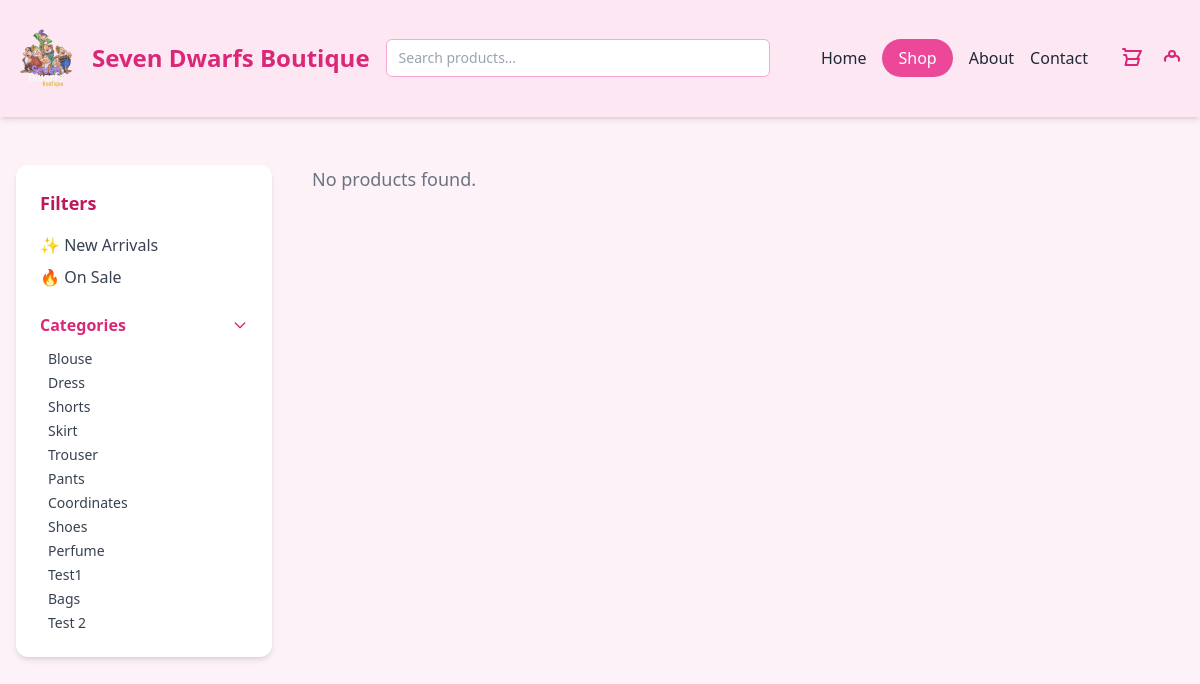
Before: /customerside/shop.php with the older database file.
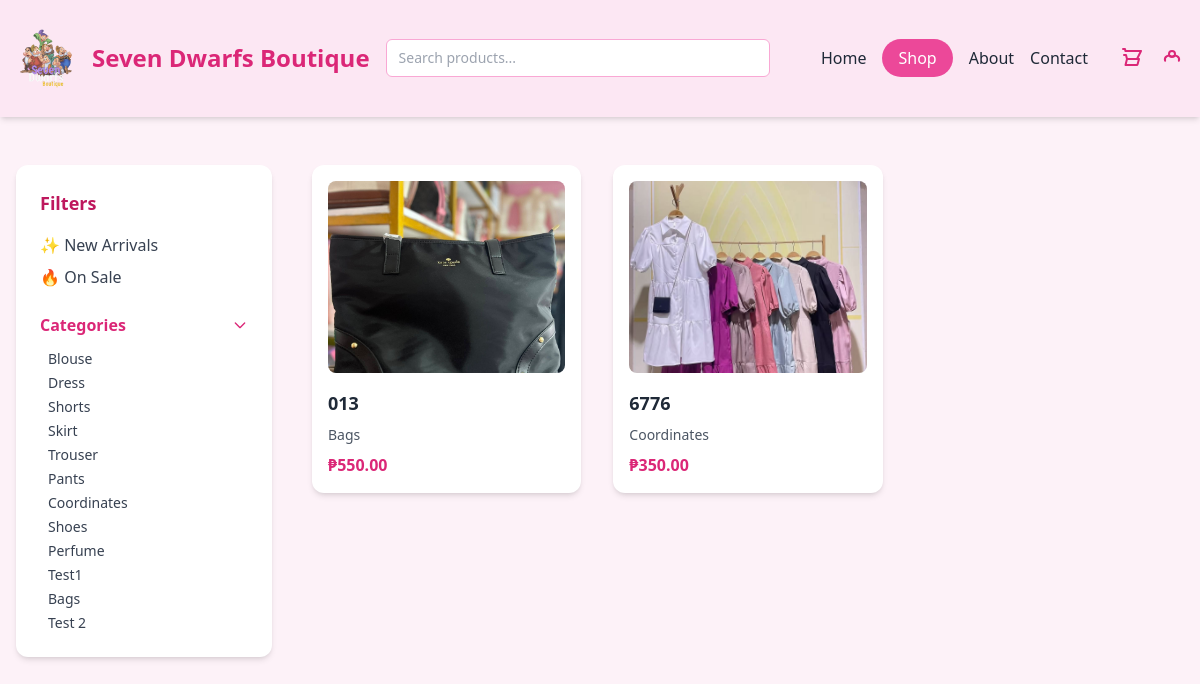
After: the same page with the newer database file.
### tables this page shows
CREATE TABLE `products` (
  `product_id` int(11) NOT NULL,
  `product_name` varchar(255) DEFAULT NULL,
  `description` text DEFAULT NULL,
  `price_id` int(11) DEFAULT NULL,
  `stocks` int(11) DEFAULT NULL,
  `category_id` int(11) DEFAULT NULL,
  `image_url` text DEFAULT NULL,
  `created_at` timestamp NOT NULL DEFAULT current_timestamp(),
  `supplier_id` int(11) DEFAULT NULL,
  `supplier_price` decimal(10,2) NOT NULL,
  `revenue` decimal(10,2) GENERATED ALWAYS AS (`price_id` - `supplier_price`) STORED,
  `sizes` varchar(255) DEFAULT NULL,
  `colors` varchar(255) DEFAULT NULL
);

CREATE TABLE `categories` (
  `category_id` int(11) NOT NULL,
  `category_code` varchar(10) DEFAULT NULL,
  `category_name` varchar(100) NOT NULL
);

### customerside/shop.php (the view, shortened to what this page needs)
<?php
$conn = new mysqli("localhost", "root", "", "dbms");
$isLoggedIn = isset($_SESSION['customer_id']);
$categories = [];
$sql = "SELECT category_name FROM categories";
$result = mysqli_query($conn, $sql);
if ($result && mysqli_num_rows($result) > 0) {
    while ($row = mysqli_fetch_assoc($result)) {
        $categories[] = $row['category_name'];
    }
} else {
}
$selectedCategory = isset($_GET['category']) ? $_GET['category'] : null;
$sort = isset($_GET['sort']) ? $_GET['sort'] : 'latest';
$sql = "SELECT p.product_name, p.description, p.price_id AS price, p.image_url, c.category_name, p.product_id
FROM products p
JOIN categories c ON p.category_id = c.category_id
WHERE p.stocks > 0";
switch ($sort) {
default:
$sql .= " ORDER BY p.product_id DESC";
}
$stmt = $conn->prepare($sql);
$stmt->execute();
$result = $stmt->get_result();
?>
<!DOCTYPE html>
<html lang="en">
<head>
  <script src="https://cdn.tailwindcss.com"></script>
</head>
<body class="bg-pink-50 text-gray-800" x-data="{ showLogin: false, showSignup: false, cartCount: 0 }" @keydown.escape.window="showLogin = false; showSignup = false">
  <nav class="bg-pink-100 shadow-md">
    <div class="max-w-7xl mx-auto px-4 py-4 flex flex-wrap items-center justify-between gap-4">
      <div class="flex items-center space-x-4">
        <img src="logo.png" alt="User profile picture" class="rounded-full" width="60" height="50">
      </div>
      <div class="flex flex-1 items-center gap-4">
        <h1 class="text-2xl font-bold text-pink-600 whitespace-nowrap">Seven Dwarfs Boutique</h1>
        <form action="shop.php" method="get" class="flex flex-1 max-w-sm">
          <input type="text" name="search" placeholder="Search products..."
                class="w-full px-3 py-2 border border-pink-300 rounded-md focus:outline-none focus:ring-2 focus:ring-pink-400 text-sm">
        </form>
      </div>
    <div class="flex items-center justify-center space-x-8">
 <ul class="flex flex-wrap justify-center space-x-4 text-sm md:text-base">
        <li><a href="homepage.php" class="hover:text-pink-500">Home</a></li>
        <li><a href="shop.php" class="bg-pink-500 hover:bg-pink-600 text-white px-4 py-2 rounded-full transition">Shop</a></li>
        <li><a href="about.php" class="hover:text-pink-500">About</a></li>
        <li><a href="contact.php" class="hover:text-pink-500">Contact</a></li>
      </ul>
      <div class="flex items-center gap-4 text-pink-600">
        <a href="cart.php" class="hover:text-pink-500" title="Cart">
          <svg xmlns="http://www.w3.org/2000/svg" class="h-6 w-6" viewBox="0 0 24 24" fill="none" stroke="currentColor" stroke-width="2">
            <path stroke-linecap="round" stroke-linejoin="round" d="M3 3h2l.4 2M7 13h10l4-8H5.4M7 13l-1.5 6h11.1a1 1 0 001-.8l1.4-5.2H7zm0 0l-1-4H4" />
          </svg>
        </a>
    <div class="relative">
  <?php if ($isLoggedIn): ?>
  <div x-data="{ open: false }" class="relative">
    <button @click="open = !open" class="hover:text-pink-500" title="Profile">
      <svg xmlns="http://www.w3.org/2000/svg" class="h-6 w-6 text-pink-600" fill="none" viewBox="0 0 24 24" stroke="currentColor">
        <path stroke-linecap="round" stroke-linejoin="round" stroke-width="2" d="M5.121 17.804A4 4 0 0112 14a4 4 0 016.879 3.804M15 11a3 3 0 11-6 0 3 3 0 016 0z" />
      </svg>
    </button>
    <div x-show="open" @click.away="open = false" class="absolute right-0 mt-2 w-40 bg-white border border-gray-200 rounded-lg shadow-lg z-50">
      <a href="profile.php" class="block px-4 py-2 text-sm text-gray-700 hover:bg-pink-100">My Profile</a>
      <a href="purchases.php" class="block px-4 py-2 text-sm text-gray-700 hover:bg-pink-100">My Purchases</a>
      <form action="logout.php" method="POST">
        <button type="submit" class="w-full text-left px-4 py-2 text-sm text-red-500 hover:bg-pink-100">Logout</button>
      </form>
    </div>
  </div>
  <?php else: ?>
  <button @click="showLogin = true" class="hover:text-pink-500" title="Profile">
    <svg xmlns="http://www.w3.org/2000/svg" class="h-6 w-6" fill="none" viewBox="0 0 24 24" stroke="currentColor">
      <path stroke-linecap="round" stroke-linejoin="round" stroke-width="2" d="M5.121 17.804A4 4 0 0112 14a4 4 0 016.879 3.804M15 11a3 3 0 11-6 0 3 3 0 016 0z" />
    </svg>
  </button>
  <?php endif; ?>
</div>
  </div>
</nav>
<section class="max-w-7xl mx-auto px-4 py-12 flex gap-10">
  <aside class="w-64 bg-white rounded-xl shadow-md p-6">
    <h3 class="text-lg font-bold mb-4 text-pink-700">Filters</h3>
    <ul class="space-y-2">
      <li><a href="shop.php" class="text-gray-700 hover:text-pink-600">✨ New Arrivals</a></li>
      <li><a href="#" class="text-gray-700 hover:text-pink-600">🔥 On Sale</a></li>
    </ul>
    <div class="mt-6">
      <button class="w-full flex justify-between items-center font-semibold text-pink-600">
        Categories
        <svg class="w-4 h-4 transform transition-transform" fill="none" stroke="currentColor" viewBox="0 0 24 24">
          <path stroke-linecap="round" stroke-linejoin="round" stroke-width="2" d="M19 9l-7 7-7-7" />
        </svg>
      </button>
      <ul class="mt-3 pl-2 text-sm text-gray-700 space-y-1">
        <?php foreach ($categories as $cat): ?>
          <li>
            <a href="shop.php?category=<?= urlencode($cat) ?>"
              class="<?= $selectedCategory === $cat ? 'text-pink-600 font-semibold' : 'hover:text-pink-500' ?>">
              <?= $cat ?>
            </a>
          </li>
        <?php endforeach; ?>
      </ul>
    </div>
  </aside>
  <div class="flex-1">
    <div class="grid grid-cols-1 sm:grid-cols-2 md:grid-cols-3 gap-8">
      <?php if ($result && $result->num_rows > 0): ?>
        <?php while ($product = $result->fetch_assoc()): ?>
          <div class="bg-white rounded-xl shadow-md p-4 transform transition-transform duration-300 hover:scale-105 hover:-translate-y-2 hover:shadow-lg">
            <a href="product_detail.php?product_id=<?php echo $product['product_id']; ?>" class="block">
              <img src="<?php echo $product['image_url']; ?>" alt="<?php echo htmlspecialchars($product['product_name']); ?>" class="w-full h-48 object-cover rounded-lg mb-4">
              <h4 class="text-lg font-semibold"><?php echo htmlspecialchars($product['product_name']); ?></h4>
              <p class="text-sm text-gray-600 mt-2"><?php echo htmlspecialchars($product['category_name']); ?></p>
              <p class="font-semibold text-pink-600 mt-2">₱<?php echo number_format($product['price'], 2); ?></p>
            </a>
          </div>
        <?php endwhile; ?>
      <?php else: ?>
        <p class="text-gray-500 text-lg">No products found.</p>
      <?php endif; ?>
    </div>
  </div>
</section>

Changed rows visible on the page:
now on this page (row edited): products: image_url (picture), product_name "013", category.category_name "Bags", price "550.00"
now on this page (row edited): products: image_url+product_name (picture), product_name "6776", category.category_name "Coordinates", price "350.00"
Other visible differences:
text no longer shown: "No products found."
